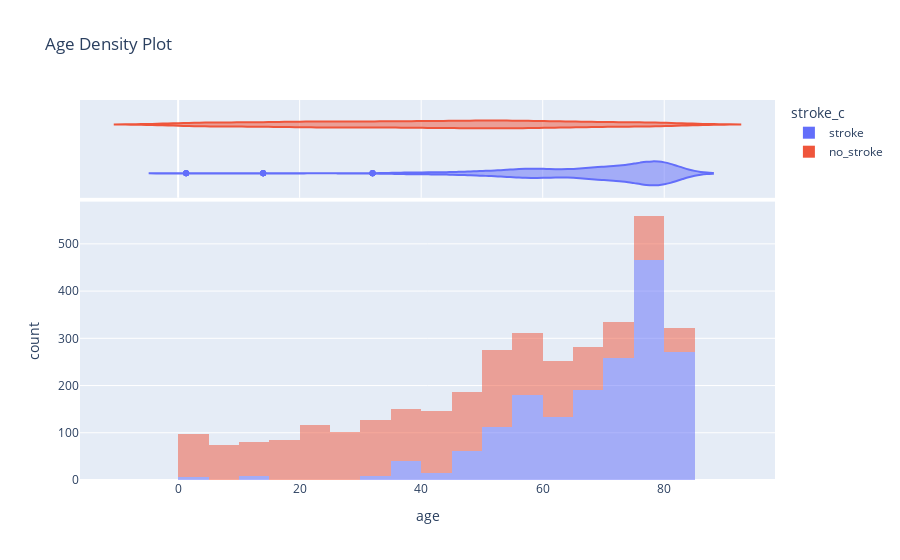

Notebook code cell kept with this figure:
### Code cell
import plotly.express as px

fig = px.histogram(data_balanced, x='age', color='stroke_c', nbins=30,
                            opacity=0.5, marginal='violin',
                            title='Age Plot')
fig

### Figure 1 — Plotly figure (JSON) as saved in the notebook; plotly's stock layout.template omitted (floating-point values rounded to 4 significant figures; data arrays with more than 128 entries replaced by an {"elided": "..."} marker saying what was removed)
{"data": [{"alignmentgroup": "True", "bingroup": "x", "hovertemplate": "stroke_c=stroke<br>age=%{x}<br>count=%{y}<extra></extra>", "legendgroup": "stroke", "marker": {"color": "#636efa", "opacity": 0.5, "pattern": {"shape": ""}}, "name": "stroke", "nbinsx": 30, "offsetgroup": "stroke", "orientation": "v", "showlegend": true, "type": "histogram", "x": {"elided": "1750 float values"}, "xaxis": "x", "yaxis": "y"}, {"alignmentgroup": "True", "hovertemplate": "stroke_c=stroke<br>age=%{x}<extra></extra>", "legendgroup": "stroke", "marker": {"color": "#636efa"}, "name": "stroke", "offsetgroup": "stroke", "scalegroup": "x", "showlegend": false, "type": "violin", "x": {"elided": "1750 float values"}, "xaxis": "x2", "yaxis": "y2"}, {"alignmentgroup": "True", "bingroup": "x", "hovertemplate": "stroke_c=no_stroke<br>age=%{x}<br>count=%{y}<extra></extra>", "legendgroup": "no_stroke", "marker": {"color": "#EF553B", "opacity": 0.5, "pattern": {"shape": ""}}, "name": "no_stroke", "nbinsx": 30, "offsetgroup": "no_stroke", "orientation": "v", "showlegend": true, "type": "histogram", "x": {"elided": "1750 float values"}, "xaxis": "x", "yaxis": "y"}, {"alignmentgroup": "True", "hovertemplate": "stroke_c=no_stroke<br>age=%{x}<extra></extra>", "legendgroup": "no_stroke", "marker": {"color": "#EF553B"}, "name": "no_stroke", "offsetgroup": "no_stroke", "scalegroup": "x", "showlegend": false, "type": "violin", "x": {"elided": "1750 float values"}, "xaxis": "x2", "yaxis": "y2"}], "layout": {"barmode": "relative", "legend": {"title": {"text": "stroke_c"}, "tracegroupgap": 0}, "title": {"text": "Age Density Plot"}, "xaxis": {"anchor": "y", "domain": [0, 1], "title": {"text": "age"}}, "xaxis2": {"anchor": "y2", "domain": [0, 1], "matches": "x", "showgrid": true, "showticklabels": false}, "yaxis": {"anchor": "x", "domain": [0, 0.7326], "title": {"text": "count"}}, "yaxis2": {"anchor": "x2", "domain": [0.7426, 1], "matches": "y2", "showgrid": false, "showline": false, "showticklabels": false, "ticks": ""}}}
